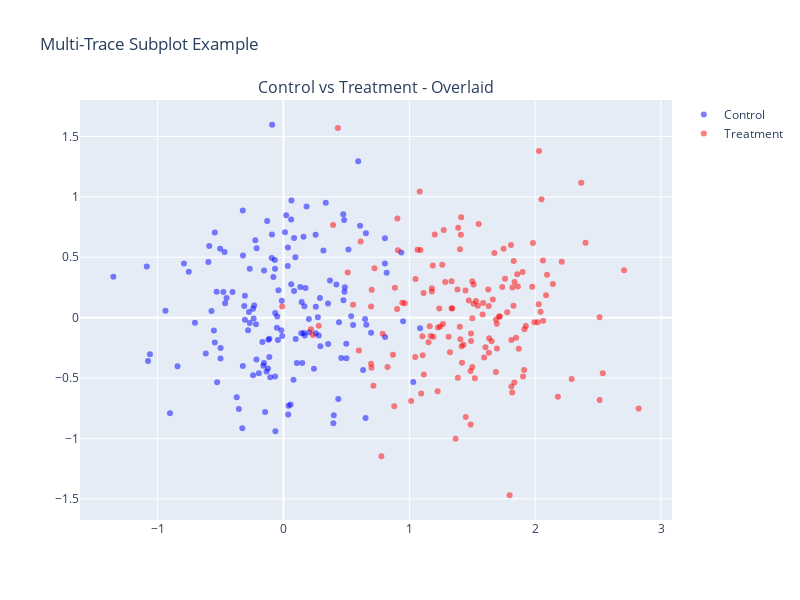

The code cell stored with this chart in its notebook:
### Markdown cell above
## 2. Multi-Trace Subplots - The Power Feature

Overlay multiple datasets in the same subplot using `subplot_position`.
This is perfect for direct comparisons.

### Code cell
# Create data for comparison
control_data = np.random.randn(150, 2) * 0.5
treatment_data = np.random.randn(150, 2) * 0.5 + np.array([1.5, 0])

# Method 1: All traces in one subplot
specs_overlay = [
    PlotSpec(
        data=control_data,
        plot_type='scatter',
        subplot_position=0,  # Both in position 0
        title='Control vs Treatment - Overlaid',
        label='Control',
        color='blue',
        alpha=0.5,
        marker_size=6
    ),
    PlotSpec(
        data=treatment_data,
        plot_type='scatter',
        subplot_position=0,  # Same position!
        label='Treatment',
        color='red',
        alpha=0.5,
        marker_size=6
    ),
]

grid = PlotGrid(
    plot_specs=specs_overlay,
    config=PlotConfig(
        title="Multi-Trace Subplot Example",
        figsize=(8, 6)
    ),
    backend='plotly'
)

fig = grid.plot()
fig.show()

print("\n✓ Multi-trace subplot created")
print("Key: Both datasets share subplot_position=0, so they overlay")

### Figure 1 — Plotly figure (JSON) as saved in the notebook; plotly's stock layout.template omitted (floating-point values rounded to 4 significant figures; data arrays with more than 128 entries replaced by an {"elided": "..."} marker saying what was removed)
{"data": [{"marker": {"color": "blue", "opacity": 0.5, "size": 6, "symbol": "circle"}, "mode": "markers", "name": "Control", "showlegend": true, "type": "scatter", "x": {"elided": "150 float values"}, "xaxis": "x", "y": {"elided": "150 float values"}, "yaxis": "y"}, {"marker": {"color": "red", "opacity": 0.5, "size": 6, "symbol": "circle"}, "mode": "markers", "name": "Treatment", "showlegend": true, "type": "scatter", "x": {"elided": "150 float values"}, "xaxis": "x", "y": {"elided": "150 float values"}, "yaxis": "y"}], "layout": {"annotations": [{"font": {"size": 16}, "showarrow": false, "text": "Control vs Treatment - Overlaid", "x": 0.5, "xanchor": "center", "xref": "paper", "y": 1, "yanchor": "bottom", "yref": "paper"}], "height": 600, "showlegend": true, "title": {"text": "Multi-Trace Subplot Example"}, "width": 800, "xaxis": {"anchor": "y", "domain": [0, 1]}, "yaxis": {"anchor": "x", "domain": [0, 1]}}}
